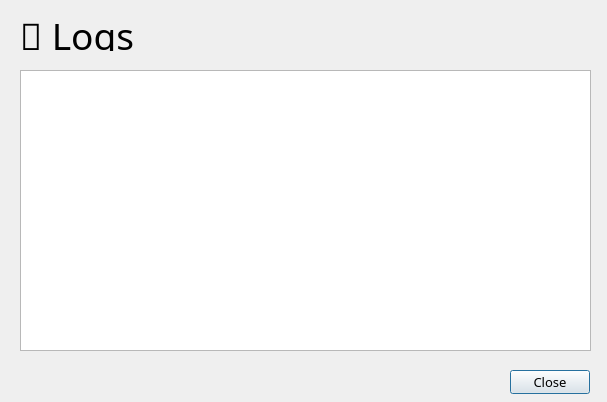
<?xml version="1.0" encoding="UTF-8"?>
<ui version="4.0">
 <class>viewHistory</class>
 <widget class="QDialog" name="viewHistory">
  <property name="windowModality">
   <enum>Qt::WindowModality::NonModal</enum>
  </property>
  <property name="geometry">
   <rect>
    <x>0</x>
    <y>0</y>
    <width>607</width>
    <height>402</height>
   </rect>
  </property>
  <property name="minimumSize">
   <size>
    <width>607</width>
    <height>402</height>
   </size>
  </property>
  <property name="maximumSize">
   <size>
    <width>607</width>
    <height>402</height>
   </size>
  </property>
  <property name="font">
   <font>
    <family>Noto Sans</family>
    <pointsize>10</pointsize>
   </font>
  </property>
  <property name="windowTitle">
   <string>View Logs</string>
  </property>
  <widget class="QTextBrowser" name="textBrowser">
   <property name="geometry">
    <rect>
     <x>20</x>
     <y>70</y>
     <width>571</width>
     <height>281</height>
    </rect>
   </property>
  </widget>
  <widget class="QPushButton" name="closeButton">
   <property name="geometry">
    <rect>
     <x>510</x>
     <y>370</y>
     <width>80</width>
     <height>24</height>
    </rect>
   </property>
   <property name="font">
    <font>
     <family>Noto Sans</family>
     <pointsize>10</pointsize>
    </font>
   </property>
   <property name="text">
    <string>Close</string>
   </property>
   <property name="icon">
    <iconset theme="close"/>
   </property>
   <property name="default">
    <bool>true</bool>
   </property>
  </widget>
  <widget class="QLabel" name="label">
   <property name="geometry">
    <rect>
     <x>20</x>
     <y>20</y>
     <width>571</width>
     <height>31</height>
    </rect>
   </property>
   <property name="font">
    <font>
     <family>Courier Prime</family>
     <pointsize>28</pointsize>
    </font>
   </property>
   <property name="text">
    <string>📜 Logs</string>
   </property>
  </widget>
 </widget>
 <resources/>
 <connections/>
</ui>
